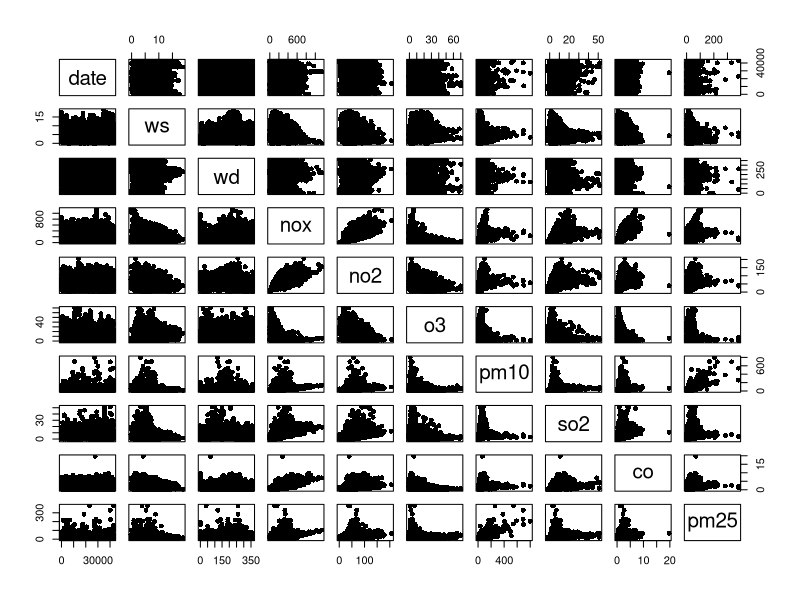

The R script that drew this image:
# Some preliminary analysis for potential data for 333 prject 
setwd('/Users/Qihong/Code/github/STAT333_RegressionAnalysis/333projectCode')
rm(list = ls())
library(GGally)
library(car)
library(plyr)
mydata = read.csv('databases/OpenAir_example_data_long.csv')
dim(mydata)
# eliminate row with NA 
mydata = mydata[complete.cases(mydata), ]

# temp: trim the dimentionality of the input space
# mydata = data.frame(mydata[1:300,2:10])

# glance at the data
summary(mydata)
# ggpairs(mydata, pch = 20)
plot(mydata, pch = 16)

# fit everything (with all interaction)
lm.fit = lm (mydata$pm10 ~ mydata$nox * mydata$no2 * mydata$so2 * mydata$co)
summary(lm.fit)
anova(lm.fit)
Anova(lm.fit, type = 'III')
# plot(lm.fit, pch = 16)


# lm.fit_noInt = lm (mydata$pm10 ~ mydata$ws + mydata$wd + mydata$nox + 
#                  mydata$no2 + mydata$o3 + mydata$so2 + mydata$co)
# 
# 
# # fitting individual predictor
# lm.fit_nox = lm (mydata$pm10 ~ mydata$nox)
# summary(lm.fit_nox)
# plot(mydata$pm10 ~ mydata$nox, pch = 20)
# abline(lm.fit_nox)
# plot(lm.fit_nox)

